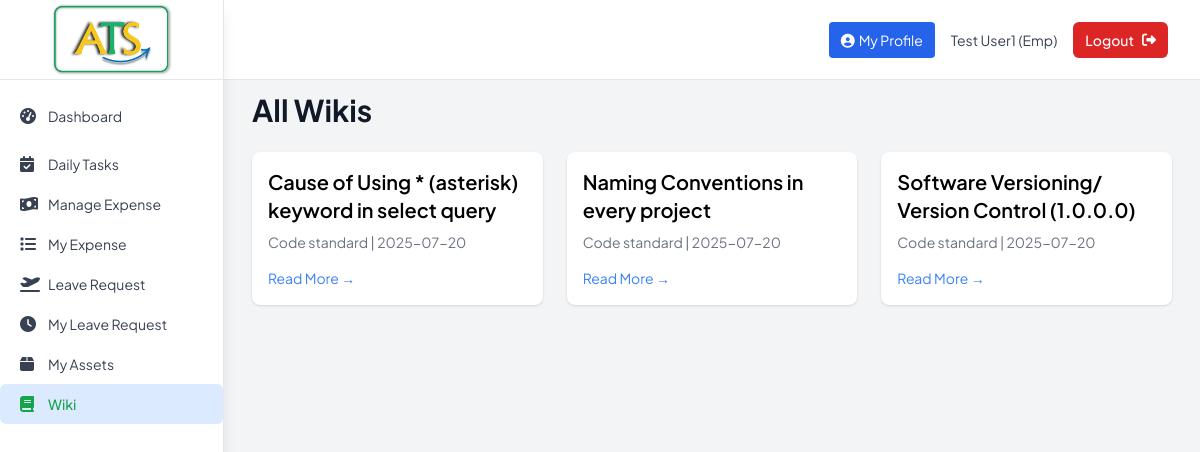
The app's page /employee/wiki (signed in), older data.
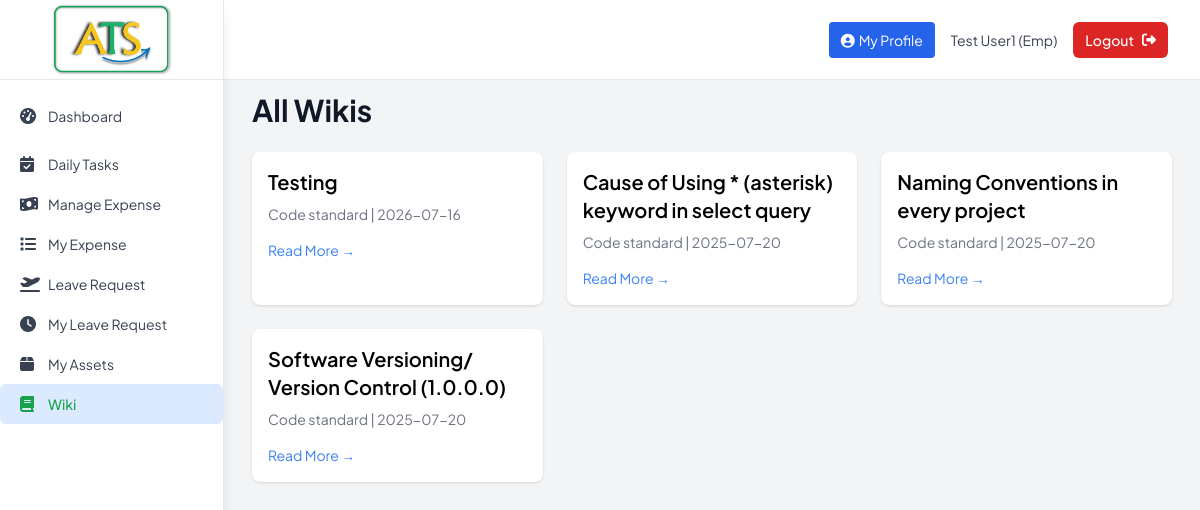
The same page, newer data.
### tables this page shows
CREATE TABLE TblWikiPage (
                WikiId       INTEGER PRIMARY KEY AUTOINCREMENT,
                CategoryId   INTEGER NOT NULL,
                Title        TEXT    NOT NULL,
                Descri       TEXT,
                InsertedDate DATETIME DEFAULT CURRENT_TIMESTAMP,
                RowStatus    INTEGER DEFAULT 0,
                FOREIGN KEY (CategoryId) REFERENCES TblWikiCategory(CategoryId)
            );

CREATE TABLE TblWikiCategory (
                CategoryId INTEGER PRIMARY KEY AUTOINCREMENT,
                Category   TEXT    NOT NULL,
                CatImg     TEXT,
                inserted_date DATETIME DEFAULT CURRENT_TIMESTAMP
            );

### app.py (the view)
@app.route('/employee/wiki')
def employee_wiki_list():
    if 'user_id' not in session or session['emp_type'] != 'emp':
        return redirect(url_for('login'))
    wikis = db.get_wiki_pages()
    return render_template('wiki/wiki_list.html', wikis=wikis)

### app.py (called while the page is built)
@app.context_processor
def override_flash():
    already_called = {}
    original_get_flashed_messages = get_flashed_messages
    def custom_get_flashed_messages(*args, **kwargs):
        if already_called.get('called', False):
            return []
        already_called['called'] = True
        return original_get_flashed_messages(*args, **kwargs)
    return dict(get_flashed_messages=custom_get_flashed_messages)

@app.template_filter('todate')
def todate(value):
    if not value:
        return ''
    if isinstance(value, datetime):
        return value.date()
    s = str(value).strip()
    for fmt in ('%Y-%m-%d %H:%M:%S', '%Y-%m-%d'):
        try:
            return datetime.strptime(s, fmt).date()
        except ValueError:
            continue
    try:
        return datetime.strptime(s[:10], '%Y-%m-%d').date()
    except Exception:
        return s  # give up, return raw

### database.py (called while the page is built)
    def get_connection(self):
        return sqlite3.connect(self.db_name)

### templates/wiki/wiki_list.html (shortened to what this page needs)
{% extends "layouts/base.html" %}
{% block content %}
<div class="max-w-6xl mx-auto px-4">
    <h1 class="text-3xl font-bold text-gray-900 mb-6"> All Wikis </h1>
<div class="max-w-6xl mx-auto grid grid-cols-1 md:grid-cols-2 lg:grid-cols-3 gap-6">
  {% for w in wikis %}
  <div class="bg-white shadow rounded-lg p-4 hover:shadow-lg transition">
    <h2 class="text-xl font-semibold mb-2">{{ w[1] }}</h2>
    <p class="text-sm text-gray-500">{{ w[4] }} | {{ w[3]|todate }}</p>
    <a href="{{ url_for('wiki_detail', wiki_id=w[0]) }}"
       class="inline-block mt-4 text-primary hover:underline">
      Read More →
    </a>
  </div>
  {% endfor %}
</div>
</div>
{% endblock %}

Row changes from the older to the newer data that the page shows:
added TblWikiPage: Title "Testing", Category "Code standard", InsertedDate "2026-07-16"
